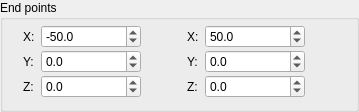
    <widget class="QGroupBox" name="groupBox_ends">
     <property name="title">
      <string>End points</string>
     </property>
     <layout class="QGridLayout" name="gridLayout">
      <property name="leftMargin">
       <number>20</number>
      </property>
      <property name="topMargin">
       <number>5</number>
      </property>
      <property name="verticalSpacing">
       <number>2</number>
      </property>
      <item row="0" column="0">
       <widget class="QLabel" name="label_start_x">
        <property name="text">
         <string>X:</string>
        </property>
       </widget>
      </item>
      <item row="0" column="1">
       <widget class="QDoubleSpinBox" name="doubleSpinBox_start_x">
        <property name="minimumSize">
         <size>
          <width>100</width>
          <height>0</height>
         </size>
        </property>
        <property name="maximumSize">
         <size>
          <width>100</width>
          <height>16777215</height>
         </size>
        </property>
        <property name="decimals">
         <number>1</number>
        </property>
        <property name="minimum">
         <double>-1000000.000000000000000</double>
        </property>
        <property name="maximum">
         <double>1000000000.000000000000000</double>
        </property>
        <property name="singleStep">
         <double>5.000000000000000</double>
        </property>
        <property name="value">
         <double>-50.000000000000000</double>
        </property>
       </widget>
      </item>
      <item row="0" column="3">
       <widget class="QLabel" name="label_end_x">
        <property name="text">
         <string>X:</string>
        </property>
       </widget>
      </item>
      <item row="0" column="4">
       <widget class="QDoubleSpinBox" name="doubleSpinBox_end_x">
        <property name="minimumSize">
         <size>
          <width>100</width>
          <height>0</height>
         </size>
        </property>
        <property name="maximumSize">
         <size>
          <width>100</width>
          <height>16777215</height>
         </size>
        </property>
        <property name="decimals">
         <number>1</number>
        </property>
        <property name="minimum">
         <double>-1000000.000000000000000</double>
        </property>
        <property name="maximum">
         <double>1000000000.000000000000000</double>
        </property>
        <property name="singleStep">
         <double>5.000000000000000</double>
        </property>
        <property name="value">
         <double>50.000000000000000</double>
        </property>
       </widget>
      </item>
      <item row="1" column="0">
       <widget class="QLabel" name="label_start_y">
        <property name="text">
         <string>Y:</string>
        </property>
       </widget>
      </item>
      <item row="1" column="1">
       <widget class="QDoubleSpinBox" name="doubleSpinBox_start_y">
        <property name="minimumSize">
         <size>
          <width>100</width>
          <height>0</height>
         </size>
        </property>
        <property name="maximumSize">
         <size>
          <width>100</width>
          <height>16777215</height>
         </size>
        </property>
        <property name="decimals">
         <number>1</number>
        </property>
        <property name="minimum">
         <double>-1000000.000000000000000</double>
        </property>
        <property name="maximum">
         <double>1000000000.000000000000000</double>
        </property>
        <property name="singleStep">
         <double>5.000000000000000</double>
        </property>
       </widget>
      </item>
      <item row="1" column="3">
       <widget class="QLabel" name="label_end_y">
        <property name="text">
         <string>Y:</string>
        </property>
       </widget>
      </item>
      <item row="1" column="4">
       <widget class="QDoubleSpinBox" name="doubleSpinBox_end_y">
        <property name="minimumSize">
         <size>
          <width>100</width>
          <height>0</height>
         </size>
        </property>
        <property name="maximumSize">
         <size>
          <width>100</width>
          <height>16777215</height>
         </size>
        </property>
        <property name="decimals">
         <number>1</number>
        </property>
        <property name="minimum">
         <double>-1000000.000000000000000</double>
        </property>
        <property name="maximum">
         <double>1000000000.000000000000000</double>
        </property>
        <property name="singleStep">
         <double>5.000000000000000</double>
        </property>
       </widget>
      </item>
      <item row="2" column="0">
       <widget class="QLabel" name="label_start_z">
        <property name="text">
         <string>Z:</string>
        </property>
       </widget>
      </item>
      <item row="2" column="1">
       <widget class="QDoubleSpinBox" name="doubleSpinBox_start_z">
        <property name="minimumSize">
         <size>
          <width>100</width>
          <height>0</height>
         </size>
        </property>
        <property name="maximumSize">
         <size>
          <width>100</width>
          <height>16777215</height>
         </size>
        </property>
        <property name="decimals">
         <number>1</number>
        </property>
        <property name="minimum">
         <double>-1000000.000000000000000</double>
        </property>
        <property name="maximum">
         <double>1000000000.000000000000000</double>
        </property>
        <property name="singleStep">
         <double>5.000000000000000</double>
        </property>
       </widget>
      </item>
      <item row="2" column="3">
       <widget class="QLabel" name="label_end_z">
        <property name="text">
         <string>Z:</string>
        </property>
       </widget>
      </item>
      <item row="2" column="4">
       <widget class="QDoubleSpinBox" name="doubleSpinBox_end_z">
        <property name="minimumSize">
         <size>
          <width>100</width>
          <height>0</height>
         </size>
        </property>
        <property name="maximumSize">
         <size>
          <width>100</width>
          <height>16777215</height>
         </size>
        </property>
        <property name="decimals">
         <number>1</number>
        </property>
        <property name="minimum">
         <double>-1000000.000000000000000</double>
        </property>
        <property name="maximum">
         <double>1000000000.000000000000000</double>
        </property>
        <property name="singleStep">
         <double>5.000000000000000</double>
        </property>
       </widget>
      </item>
      <item row="0" column="2">
       <spacer name="horizontalSpacer_4">
        <property name="orientation">
         <enum>Qt::Horizontal</enum>
        </property>
        <property name="sizeHint" stdset="0">
         <size>
          <width>40</width>
          <height>20</height>
         </size>
        </property>
       </spacer>
      </item>
      <item row="1" column="2">
       <spacer name="horizontalSpacer_5">
        <property name="orientation">
         <enum>Qt::Horizontal</enum>
        </property>
        <property name="sizeHint" stdset="0">
         <size>
          <width>40</width>
          <height>20</height>
         </size>
        </property>
       </spacer>
      </item>
      <item row="2" column="2">
       <spacer name="horizontalSpacer_6">
        <property name="orientation">
         <enum>Qt::Horizontal</enum>
        </property>
        <property name="sizeHint" stdset="0">
         <size>
          <width>40</width>
          <height>20</height>
         </size>
        </property>
       </spacer>
      </item>
      <item row="0" column="5">
       <spacer name="horizontalSpacer_7">
        <property name="orientation">
         <enum>Qt::Horizontal</enum>
        </property>
        <property name="sizeHint" stdset="0">
         <size>
          <width>40</width>
          <height>20</height>
         </size>
        </property>
       </spacer>
      </item>
      <item row="1" column="5">
       <spacer name="horizontalSpacer_8">
        <property name="orientation">
         <enum>Qt::Horizontal</enum>
        </property>
        <property name="sizeHint" stdset="0">
         <size>
          <width>40</width>
          <height>20</height>
         </size>
        </property>
       </spacer>
      </item>
      <item row="2" column="5">
       <spacer name="horizontalSpacer_9">
        <property name="orientation">
         <enum>Qt::Horizontal</enum>
        </property>
        <property name="sizeHint" stdset="0">
         <size>
          <width>40</width>
          <height>20</height>
         </size>
        </property>
       </spacer>
      </item>
     </layout>
    </widget>
